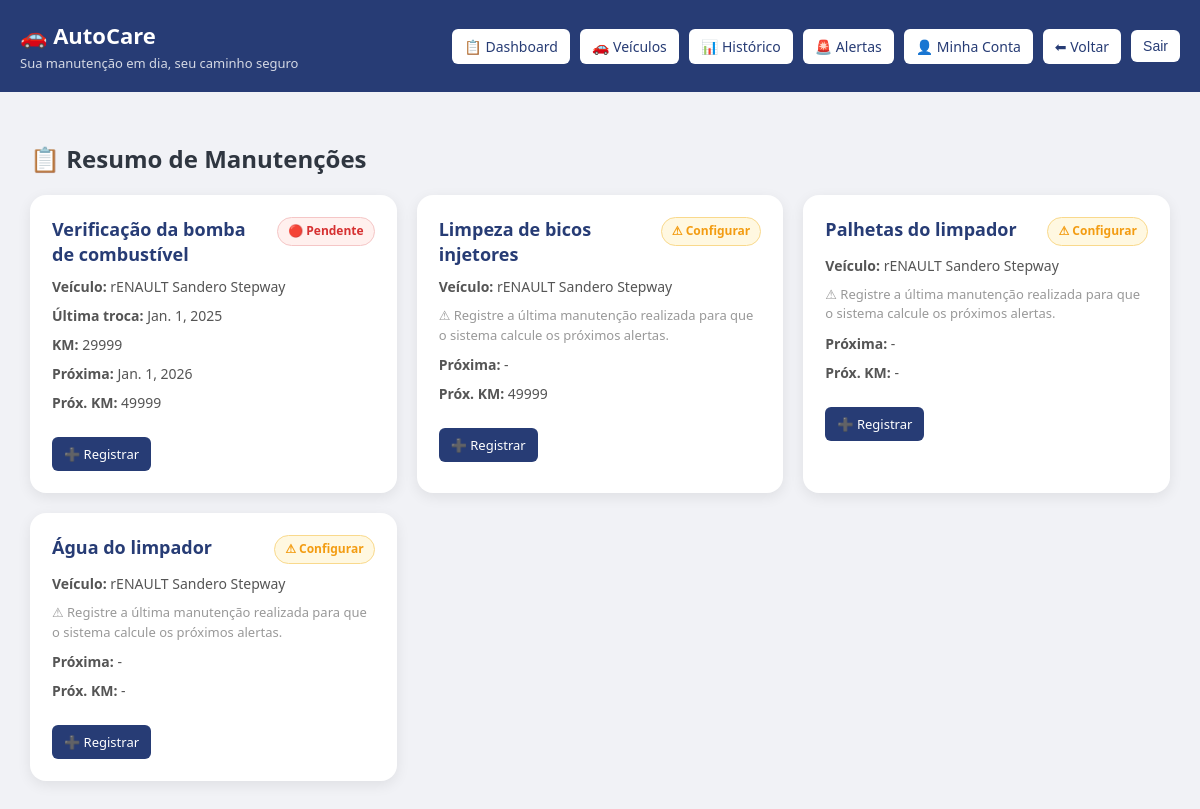
The app's page / (signed in) with its own data.
### core/models.py (models this page shows, shortened)
class Veiculo(models.Model):
    usuario = models.ForeignKey(User, on_delete=models.CASCADE)
    marca = models.CharField(max_length=100, default="")
    modelo = models.CharField(max_length=100)
    ano = models.IntegerField()
    km_atual = models.IntegerField()

class TipoManutencao(models.Model):
    nome = models.CharField(max_length=100)
    categoria = models.ForeignKey(Categoria, on_delete=models.CASCADE)
    frequencia_dias = models.IntegerField(null=True, blank=True)
    frequencia_km = models.IntegerField(null=True, blank=True)

class Manutencao(models.Model):
    veiculo = models.ForeignKey(Veiculo, on_delete=models.CASCADE)
    tipo = models.ForeignKey(TipoManutencao, on_delete=models.CASCADE)
    data = models.DateField()
    km = models.IntegerField()
    observacoes = models.TextField(blank=True)
    alerta_7_dias_antes = models.BooleanField(default=False)
    alerta_no_dia = models.BooleanField(default=False)
    alerta_7_dias_depois = models.BooleanField(default=False)
    alerta_atrasado = models.BooleanField(default=False)
    def proxima_data(self):
        if self.tipo.frequencia_dias:
            return self.data + timedelta(days=self.tipo.frequencia_dias)
        return None
    def proximo_km(self):
        if self.tipo.frequencia_km:
            return self.km + self.tipo.frequencia_km
        return None
    def precisa_alerta(self):
        hoje = timezone.now().date()
        km_atual = self.veiculo.km_atual
        alerta_data = False
        alerta_km = False
        proxima_data = self.proxima_data()
        proximo_km = self.proximo_km()
        if proxima_data:
            alerta_data = hoje >= proxima_data
        if proximo_km:
            alerta_km = km_atual >= proximo_km
        return alerta_data or alerta_km
    @classmethod
    def ultima_manutencao(cls, veiculo, tipo):
        return cls.objects.filter(
            veiculo=veiculo,
            tipo=tipo
        ).order_by('-data').first()

### core/views.py (the view)
# urls.py: path('', views.dashboard, name='dashboard'),
@login_required
def dashboard(request):
    verificar_e_enviar_alertas()
    veiculos = Veiculo.objects.filter(usuario=request.user)
    tipos = TipoManutencao.objects.all()
    dados = []
    for veiculo in veiculos:
        primeira_manutencao = Manutencao.objects.filter(
            veiculo=veiculo
        ).order_by('km').first()
        km_base = veiculo.km_atual
        if primeira_manutencao:
            km_base = primeira_manutencao.km
        for tipo in tipos:
            ultima = Manutencao.ultima_manutencao(veiculo, tipo)
            if ultima:
                dados.append({
                    'veiculo': veiculo,
                    'tipo': tipo,
                    'ultima_data': ultima.data,
                    'ultimo_km': ultima.km,
                    'proxima_data': ultima.proxima_data(),
                    'proximo_km': ultima.proximo_km(),
                    'alerta': ultima.precisa_alerta(),
                    'sem_historico': False
                })
            else:
                proximo_km = None
                if tipo.frequencia_km:
                    proximo_km = km_base + tipo.frequencia_km
                dados.append({
                    'veiculo': veiculo,
                    'tipo': tipo,
                    'ultima_data': None,
                    'ultimo_km': km_base,
                    'proxima_data': None,
                    'proximo_km': proximo_km,
                    'alerta': True,
                    'sem_historico': True
                })
    tem_veiculo = veiculos.exists()
    tem_manutencao = Manutencao.objects.filter(
        veiculo__usuario=request.user
    ).exists()
    tem_email = bool(request.user.email)
    contexto = {
        'dados': dados,
        'tem_veiculo': tem_veiculo,
        'tem_manutencao': tem_manutencao,
        'tem_email': tem_email
    }
    return render(request, 'dashboard.html', contexto)

### core/services/alert_service.py (called while the page is built)
def verificar_e_enviar_alertas():
    hoje = timezone.now().date()
    manutencoes = Manutencao.objects.all()
    for m in manutencoes:
        proxima_data = m.proxima_data()
        if not proxima_data:
            continue
        usuario = m.veiculo.usuario
        dias = (proxima_data - hoje).days
        if dias == 7 and not getattr(m, 'alerta_7_dias_antes', False):
            enviar_email(m, usuario, "🔔 Sua manutenção vence em 7 dias")
            m.alerta_7_dias_antes = True
            m.save()
        elif dias == 0 and not getattr(m, 'alerta_no_dia', False):
            enviar_email(m, usuario, "⚠️ Sua manutenção vence hoje")
            m.alerta_no_dia = True
            m.save()
        elif dias < 0 and not getattr(m, 'alerta_atrasado', False):
            enviar_email(m, usuario, "🚨 Manutenção atrasada")
            m.alerta_atrasado = True
            m.save()

### templates/dashboard.html (shortened to what this page needs)
<!DOCTYPE html>
<html>
<head>
</head>
<body>
<div class="header">
    <div class="left">
        <div class="logo">🚗 AutoCare</div>
        <div class="slogan">Sua manutenção em dia, seu caminho seguro</div>
    </div>
    <div class="menu">
        <a href="/" class="btn">📋 Dashboard</a>
        <a href="/veiculos/" class="btn">🚗 Veículos</a>
        <a href="/historico/" class="btn">📊 Histórico</a>
        <a href="{% url 'alertas' %}" class="btn">🚨 Alertas</a>
        <a href="/minha-conta/" class="btn">👤 Minha Conta</a>
        <a href="javascript:history.back()" class="btn">⬅ Voltar</a>
        <form action="/accounts/logout/" method="post" style="display:inline;">
            <button type="submit" class="btn">Sair</button>
        </form>
    </div>
</div>
<div class="container">
    <h2>📋 Resumo de Manutenções</h2>
    <div class="grid">
        {% for item in dados %}
        <div class="card">
            <h3>
                <span>{{ item.tipo.nome }}</span>
                {% if item.sem_historico %}
                    <span class="status configurar">
                        ⚠ Configurar
                    </span>
                {% elif item.alerta %}
                    <span class="status alerta">
                        🔴 Pendente
                    </span>
                {% else %}
                    <span class="status ok">
                        🟢 Em dia
                    </span>
                {% endif %}
            </h3>
            <div class="info">
                <b>Veículo:</b> {{ item.veiculo.marca }} {{ item.veiculo.modelo }}
            </div>
            {% if item.sem_historico %}
                <div class="info empty">
                    ⚠ Registre a última manutenção realizada para que o sistema calcule os próximos alertas.
                </div>
            {% else %}
                <div class="info">
                    <b>Última troca:</b> {{ item.ultima_data }}
                </div>
                <div class="info">
                    <b>KM:</b> {{ item.ultimo_km }}
                </div>
            {% endif %}
            <div class="info">
                <b>Próxima:</b>
                {% if item.proxima_data %}
                    {{ item.proxima_data }}
                {% else %}
                    -
                {% endif %}
            </div>
            <div class="info">
                <b>Próx. KM:</b>
                {% if item.proximo_km %}
                    {{ item.proximo_km }}
                {% else %}
                    -
                {% endif %}
            </div>
            <div class="btn-group">
                <a href="/adicionar/?veiculo={{ item.veiculo.id }}&tipo={{ item.tipo.id }}" class="btn-action">
                    ➕ Registrar
                </a>
            </div>
        </div>
        {% endfor %}
    </div>
</div>
</body>
</html>

### templates/dashboard.html (style rules this page uses)
body { font-family: 'Segoe UI', Arial; background: #f1f2f6; margin: 0; }
.header { background: #273c75; color: white; padding: 20px; display: flex; justify-content: space-between; align-items: center; }
.left { display: flex; flex-direction: column; }
.logo { font-size: 22px; font-weight: bold; }
.slogan { font-size: 13px; opacity: 0.8; margin-top: 4px; }
.menu { display: flex; gap: 10px; align-items: center; }
.btn { background: white; color: #273c75; padding: 8px 12px; border-radius: 6px; text-decoration: none; font-size: 14px; border: none; cursor: pointer; }
.container { padding: 30px; }
h2 { margin-bottom: 20px; color: #2f3640; }
.grid { display: grid; grid-template-columns: repeat(auto-fit, minmax(280px, 1fr)); gap: 20px; }
.card { background: white; padding: 22px; border-radius: 16px; box-shadow: 0 4px 14px rgba(0,0,0,0.08); transition: 0.2s ease; }
.card h3 { display: flex; justify-content: space-between; align-items: flex-start; gap: 10px; margin: 0; color: #273c75; font-size: 18px; line-height: 1.4; }
.info { font-size: 14px; margin-top: 10px; color: #555; }
.status { font-size: 12px; font-weight: 600; padding: 5px 10px; border-radius: 999px; display: inline-block; white-space: nowrap; flex-shrink: 0; }
.alerta { background: #fff0ee; color: #d63031; border: 1px solid #f5c6c6; }
.configurar { background: #fff8e1; color: #f39c12; border: 1px solid #f9d98c; }
.btn-action { margin-top: 10px; display: inline-block; padding: 8px 12px; background: #273c75; color: white; border-radius: 6px; text-decoration: none; font-size: 13px; }
.btn-group { margin-top: 15px; display: flex; gap: 10px; }
.empty { color: #999; font-size: 13px; line-height: 1.5; }

### records on screen
Veiculo: tipo.nome "Verificação da bomba de combustível", shows "🔴 Pendente", veiculo.marca "rENAULT", veiculo.modelo "Sandero Stepway", ultima_data "Jan. 1, 2025", ultimo_km "29999", proxima_data "Jan. 1, 2026", proximo_km "49999", tipo.nome "Limpeza de bicos injetores", shows "⚠ Registre a última manutenção realizada para que o sistema calcule os próximos alertas.", tipo.nome "Palhetas do limpador", tipo.nome "Água do limpador"
